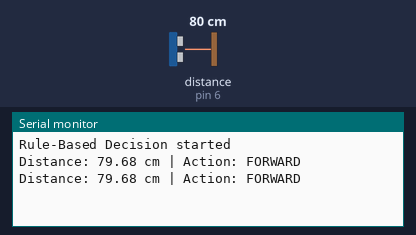
The sketch below on a simulated Arduino Uno, built with avr-gcc and run on an emulated ATmega328P. On the bench: the last lines printed to the serial monitor. Wiring (inferred from the names in the program): ultrasonic range finder: trigger pin 5; echo pin 6. The inputs (shaded band) are chosen by the test bench; at power-on: distance to the obstacle (sensor on pin 6) 80 cm. The echo pulse lasts 58.3 µs per cm.

Above: at 1.6 s.
1.7 s: distance to the obstacle (sensor on pin 6) set to 54 cm
At 1.7 s:
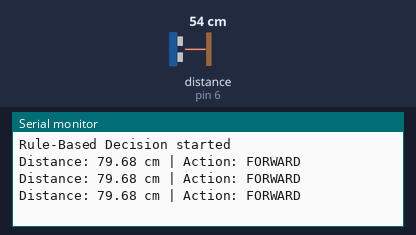
3.2 s: distance to the obstacle (sensor on pin 6) set to 47 cm
At 3.9 s:
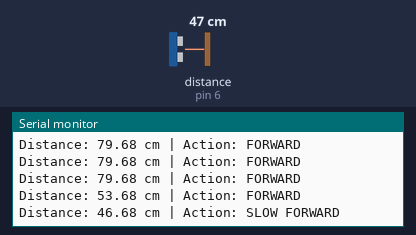
5.5 s: distance to the obstacle (sensor on pin 6) set to 23 cm
At 6.3 s:
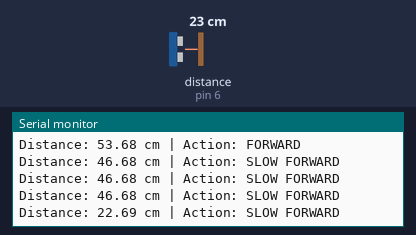
7.0 s: distance to the obstacle (sensor on pin 6) set to 18 cm
At 7.9 s:
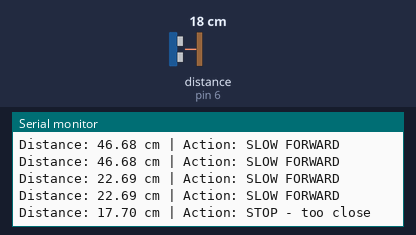

The sketch:

rule_based_decision.ino
```cpp
const int TRIG_PIN = 5;
const int ECHO_PIN = 6;

float readDistanceCm() {
  digitalWrite(TRIG_PIN, LOW);
  delayMicroseconds(2);
  digitalWrite(TRIG_PIN, HIGH);
  delayMicroseconds(10);
  digitalWrite(TRIG_PIN, LOW);

  long duration = pulseIn(ECHO_PIN, HIGH, 30000);
  if (duration == 0) return -1;
  return duration * 0.0343 / 2.0;
}

String decideAction(float distanceCm) {
  if (distanceCm < 0) return "STOP - no distance data";
  if (distanceCm < 20) return "STOP - too close";
  if (distanceCm < 50) return "SLOW FORWARD";
  return "FORWARD";
}

void setup() {
  Serial.begin(115200);
  pinMode(TRIG_PIN, OUTPUT);
  pinMode(ECHO_PIN, INPUT);
  Serial.println("Rule-Based Decision started");
}

void loop() {
  float distanceCm = readDistanceCm();
  String action = decideAction(distanceCm);

  Serial.print("Distance: ");
  Serial.print(distanceCm);
  Serial.print(" cm | Action: ");
  Serial.println(action);

  delay(800);
}
```

Measured:
- the behaviour switches between 51 and 50 cm on distance to the obstacle (sensor on pin 6) (found by bisection; images 1 and 2)
- the behaviour switches between 21 and 20 cm on distance to the obstacle (sensor on pin 6) (found by bisection; images 3 and 4)
- after the input at 3.2 s, the serial monitor: prints a new line at once (image 2)
- after the input at 5.5 s, the serial monitor: prints a new line after 0.14 s (image 3)
- after the input at 7.0 s, the serial monitor: prints a new line after 0.24 s (image 4)
